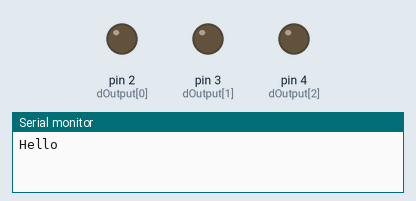
Recording of a sketch running on a simulated Arduino Uno, built with avr-gcc and run on an emulated ATmega328P. On the bench: output pins drawn as LEDs (lit = HIGH), the last lines printed to the serial monitor. Random numbers use the default seed unless the sketch sets one.

Above: at 0.01 s.
At 5.15 s:
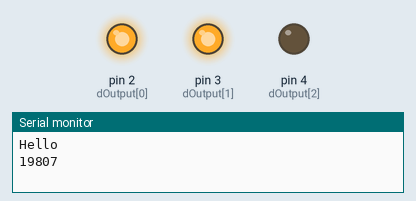
At 10.05 s:
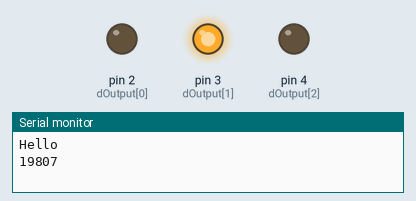
At 19.85 s:
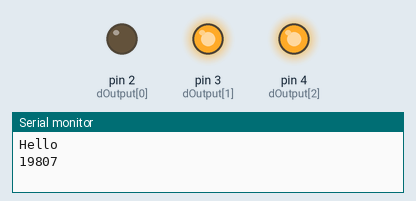
At 28.35 s:
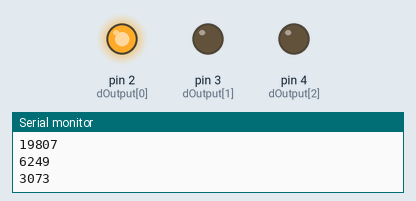
At 39.95 s:
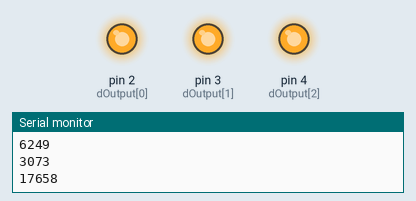
Timing chart, 0 to 40.0 s (numbered marks = the images above):
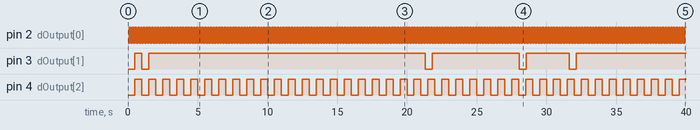

Measured:
- by itself, pin 2 (dOutput[0]): alternates HIGH for 0.10 s and LOW for 0.10 s
- by itself, pin 3 (dOutput[1]): LOW → HIGH at 0.50 s, → LOW 0.50 s later, → HIGH 0.50 s later, → LOW 19.8 s later, … (9 changes in this stretch)
- by itself, pin 4 (dOutput[2]): alternates HIGH for 0.50 s and LOW for 0.50 s

The sketch:

main2.ino
```cpp
/* HalloweenStrobe
Bought a little $20 strobe and decided it sucked.
Decided I could do better.
Spent $30 on hardware to make white Christmas lights act like a strobe
*/
#include <Arduino.h>
#include <SoftwareSerial.h>
#include <EEPROM.h>

SoftwareSerial BT(10,11);

#define aInput  A0
#define LED  13

int dOutput[3] = {2, 3, 4};
int sleepTime[3] = {100, 500, 500};  //Default sleep time equates to half a second
int onTime[3] = {100, 500, 500};
int maxSleep = 1000;  //Max sleep time = 1 second
int minSleep = 10;   //Min sleep time = 1/10 of a second

int sleepAddress = 0;
int onAddress = 10;
int potAddress = 20;
unsigned long previousMillis[3] = {0, 0, 0};

void flicker();

void setup() {
  pinMode(dOutput[0], OUTPUT);
  pinMode(dOutput[1], OUTPUT);
  pinMode(dOutput[2], OUTPUT);
  pinMode(aInput, INPUT);
  Serial.begin(9600);
  BT.begin(115200);
  Serial.println("Hello");
}

void loop(){
  String t;
  int i;
  unsigned long currentMillis = 0;

  while(1){
    currentMillis = millis();
    for(i=0; i <= 3; i++){
      if(!digitalRead(dOutput[i])){
        if(currentMillis - previousMillis[i] >= sleepTime[i]){
          digitalWrite(dOutput[i], HIGH);
          previousMillis[i] = currentMillis;
        }
      } else {
        if(currentMillis - previousMillis[i] >= onTime[i]){
          digitalWrite(dOutput[i], LOW);
          previousMillis[i] = currentMillis;
          if(i==1){
            flicker();
          }
        }
      }
    }
  }
}

void flicker(){
  sleepTime[1]=500;
  onTime[1]=random(3000,20000);
  Serial.println(onTime[1]);
}
```
